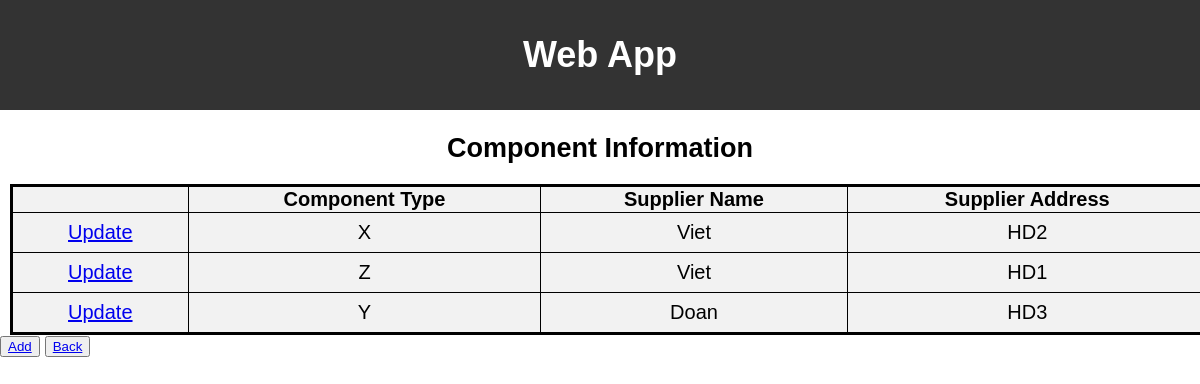
/manager/component, run on an earlier commit of the app's database.
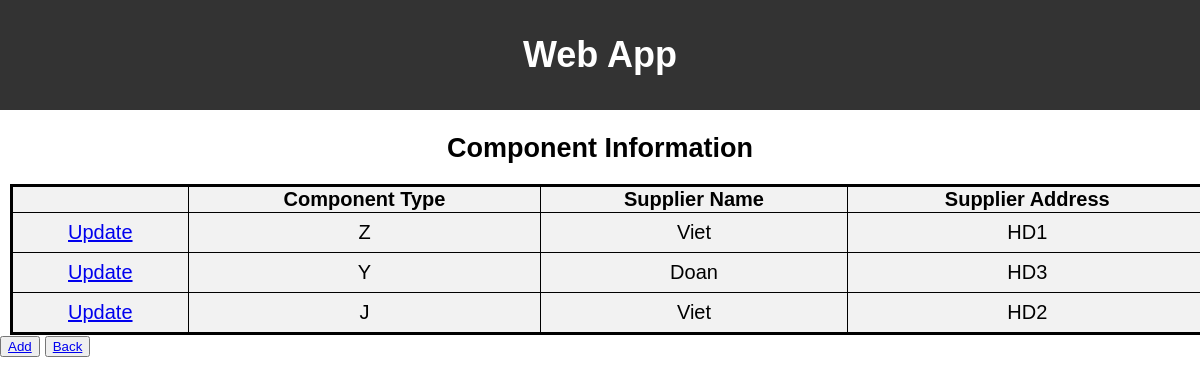
And on a later commit of the database.
### myproject/models.py (models this page shows)
class Component(models.Model):
    component_type = models.CharField(max_length=100)
    supplier_name = models.CharField(max_length=100)
    supplier_address = models.CharField(max_length=100)

### myproject/views.py (the view)
# urls.py: path("manager/component", views.Component_.main, name="manager/component"),
    def main(request):
        list_component = Component.objects.all()
        context = {"list_component": list_component}
        return render(request, "myproject/component/main.html", context)

### myproject/templates/myproject/component/main.html (shortened to what this page needs)
<!DOCTYPE html>
<html lang="en">
<head>
    {% load static %}
    <link rel="stylesheet" href="{% static 'css/component/main.css' %}">
</head>
<body>
    <header>
        <h1 >Web App</h1>
    </header>
    <h2 > Component Information </h2>
{% if list_component %}
    <table border="1">
        <tr>
            <th></th>
            <th>Component Type</th>
            <th>Supplier Name</th>
            <th>Supplier Address</th>
        </tr>
    {% for component in list_component %}
        <tr>
            <td><a href="component/{{ component.component_type }}/">{{"Update"}}</a></td>
            <td>{{ component.component_type }}</td>
            <td>{{ component.supplier_name }}</td>
            <td>{{ component.supplier_address }}</td>
        </tr>
    {% endfor %}
    </table>
{% else %}
<p id = note>No components are available.</p>
{% endif %}
<button><a href="component/add">Add</a></button>
<button><a href="/manager">Back</a></button>
</body>
</html>

What changed in the data, as far as the page shows it:
removed Component: value "Update", component_type "X", supplier_name "Viet", supplier_address "HD2"
added Component: value "Update", component_type "J", supplier_name "Viet", supplier_address "HD2"
